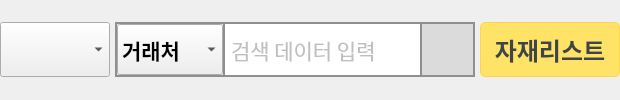
        <widget class="QWidget" name="jajae_page">
         <layout class="QHBoxLayout" name="horizontalLayout_3">
          <property name="spacing">
           <number>5</number>
          </property>
          <property name="leftMargin">
           <number>0</number>
          </property>
          <property name="topMargin">
           <number>0</number>
          </property>
          <property name="rightMargin">
           <number>0</number>
          </property>
          <property name="bottomMargin">
           <number>0</number>
          </property>
          <item>
           <widget class="QComboBox" name="widx_combo">
            <property name="sizePolicy">
             <sizepolicy hsizetype="Preferred" vsizetype="Preferred">
              <horstretch>0</horstretch>
              <verstretch>0</verstretch>
             </sizepolicy>
            </property>
            <property name="minimumSize">
             <size>
              <width>110</width>
              <height>0</height>
             </size>
            </property>
            <property name="maximumSize">
             <size>
              <width>110</width>
              <height>55</height>
             </size>
            </property>
            <property name="font">
             <font>
              <family>맑은 고딕</family>
              <pointsize>16</pointsize>
              <weight>75</weight>
              <bold>true</bold>
             </font>
            </property>
            <property name="cursor">
             <cursorShape>PointingHandCursor</cursorShape>
            </property>
            <property name="focusPolicy">
             <enum>Qt::StrongFocus</enum>
            </property>
            <property name="editable">
             <bool>false</bool>
            </property>
           </widget>
          </item>
          <item>
           <widget class="QFrame" name="search_frame">
            <property name="minimumSize">
             <size>
              <width>300</width>
              <height>55</height>
             </size>
            </property>
            <property name="maximumSize">
             <size>
              <width>16777215</width>
              <height>55</height>
             </size>
            </property>
            <property name="styleSheet">
             <string notr="true">QFrame{
border: 2px solid #8F8F8F;
}</string>
            </property>
            <property name="frameShape">
             <enum>QFrame::NoFrame</enum>
            </property>
            <property name="frameShadow">
             <enum>QFrame::Raised</enum>
            </property>
            <layout class="QHBoxLayout" name="horizontalLayout_7">
             <property name="spacing">
              <number>0</number>
             </property>
             <property name="leftMargin">
              <number>0</number>
             </property>
             <property name="topMargin">
              <number>0</number>
             </property>
             <property name="rightMargin">
              <number>0</number>
             </property>
             <property name="bottomMargin">
              <number>0</number>
             </property>
             <item>
              <widget class="QComboBox" name="search_combo">
               <property name="sizePolicy">
                <sizepolicy hsizetype="Preferred" vsizetype="Preferred">
                 <horstretch>0</horstretch>
                 <verstretch>0</verstretch>
                </sizepolicy>
               </property>
               <property name="maximumSize">
                <size>
                 <width>125</width>
                 <height>16777215</height>
                </size>
               </property>
               <property name="font">
                <font>
                 <family>맑은 고딕</family>
                 <pointsize>16</pointsize>
                 <weight>75</weight>
                 <bold>true</bold>
                </font>
               </property>
               <property name="cursor">
                <cursorShape>PointingHandCursor</cursorShape>
               </property>
               <property name="focusPolicy">
                <enum>Qt::StrongFocus</enum>
               </property>
               <property name="editable">
                <bool>false</bool>
               </property>
               <item>
                <property name="text">
                 <string>거래처</string>
                </property>
               </item>
               <item>
                <property name="text">
                 <string>LOT</string>
                </property>
               </item>
               <item>
                <property name="text">
                 <string>식기유무</string>
                </property>
               </item>
               <item>
                <property name="text">
                 <string>색상</string>
                </property>
               </item>
              </widget>
             </item>
             <item>
              <widget class="QLineEdit" name="search_input">
               <property name="sizePolicy">
                <sizepolicy hsizetype="Preferred" vsizetype="Preferred">
                 <horstretch>0</horstretch>
                 <verstretch>0</verstretch>
                </sizepolicy>
               </property>
               <property name="font">
                <font>
                 <family>맑은 고딕</family>
                 <pointsize>16</pointsize>
                 <weight>50</weight>
                 <bold>false</bold>
                </font>
               </property>
               <property name="styleSheet">
                <string notr="true">QLineEdit {
border: none;
color: gray;
padding-left: 4px;
border-left: 2px solid #8F8F8F;
}</string>
               </property>
               <property name="text">
                <string/>
               </property>
               <property name="placeholderText">
                <string>검색 데이터 입력</string>
               </property>
              </widget>
             </item>
             <item>
              <widget class="QPushButton" name="search_btn">
               <property name="sizePolicy">
                <sizepolicy hsizetype="Preferred" vsizetype="Preferred">
                 <horstretch>0</horstretch>
                 <verstretch>0</verstretch>
                </sizepolicy>
               </property>
               <property name="minimumSize">
                <size>
                 <width>53</width>
                 <height>0</height>
                </size>
               </property>
               <property name="maximumSize">
                <size>
                 <width>53</width>
                 <height>16777215</height>
                </size>
               </property>
               <property name="font">
                <font>
                 <weight>75</weight>
                 <italic>false</italic>
                 <bold>true</bold>
                </font>
               </property>
               <property name="cursor">
                <cursorShape>PointingHandCursor</cursorShape>
               </property>
               <property name="toolTip">
                <string>검색</string>
               </property>
               <property name="styleSheet">
                <string notr="true">QPushButton {
border: 2px solid #8F8F8F;
border-top: none;
border-right: none;
border-bottom: none;
border-radius: 0px;
background: #dbdbdb;
color: #56595c;
}</string>
               </property>
               <property name="icon">
                <iconset>
                 <normaloff>../img/search.png</normaloff>../img/search.png</iconset>
               </property>
               <property name="iconSize">
                <size>
                 <width>20</width>
                 <height>20</height>
                </size>
               </property>
              </widget>
             </item>
            </layout>
           </widget>
          </item>
          <item>
           <widget class="QPushButton" name="spcl_btn">
            <property name="sizePolicy">
             <sizepolicy hsizetype="Preferred" vsizetype="Preferred">
              <horstretch>0</horstretch>
              <verstretch>0</verstretch>
             </sizepolicy>
            </property>
            <property name="minimumSize">
             <size>
              <width>140</width>
              <height>55</height>
             </size>
            </property>
            <property name="maximumSize">
             <size>
              <width>140</width>
              <height>55</height>
             </size>
            </property>
            <property name="font">
             <font>
              <family>맑은 고딕</family>
              <pointsize>18</pointsize>
              <weight>75</weight>
              <italic>false</italic>
              <bold>true</bold>
             </font>
            </property>
            <property name="cursor">
             <cursorShape>PointingHandCursor</cursorShape>
            </property>
            <property name="toolTip">
             <string>자재리스트 보기</string>
            </property>
            <property name="styleSheet">
             <string notr="true">QPushButton{
color: #3f444a;
background:#FEE366;
border-radius:5px;
border: 1px solid #FFD44C;
}
QPushButton:pressed{
 background-color: #FFD44C;
border: 1px solid #FFD03F;
}</string>
            </property>
            <property name="text">
             <string>자재리스트</string>
            </property>
            <property name="iconSize">
             <size>
              <width>34</width>
              <height>34</height>
             </size>
            </property>
           </widget>
          </item>
         </layout>
        </widget>
